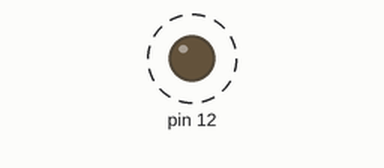
This sketch was run on a simulated Arduino Uno, built with avr-gcc and run on an emulated ATmega328P. On the bench: output pins drawn as LEDs (lit = HIGH). Dashed ring = blinking. What the sketch prints to the serial monitor is not drawn.

Above: at 0.4 s.
Timing chart, 0 to 3.0 s (numbered marks = the images above):
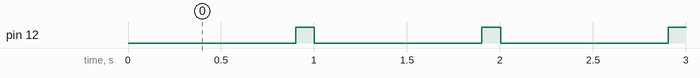

Measured:
- by itself, pin 12: alternates HIGH for 0.10 s and LOW for 0.90 s

The sketch:

sketch_1HZ_gen_v2.ino
```cpp
const unsigned long Period = 1000368;
const unsigned long ImpulseUP = 100300;
unsigned long Impulse;
unsigned long start;

void setup ()
{
  pinMode (12, OUTPUT);
  start = micros();
   Serial.end();
  Serial.begin (9600);
  Impulse = Period - ImpulseUP; // нет смысла калибровать, период останется такимже
}  // end of setup

void loop ()
{
  if (micros() - start > Impulse)
  {
    PINB = PINB | bit (4); // toggle D13;
    Impulse = Period - Impulse;
    Serial.println(micros() - start);
    start = micros();
  }
}
```
